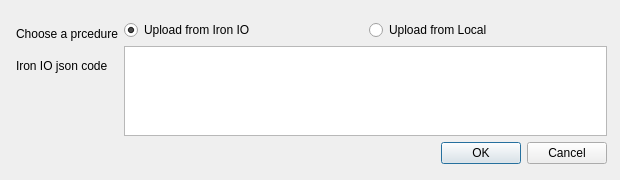
<?xml version="1.0" encoding="UTF-8"?>
<ui version="4.0">
 <class>edit_upload</class>
 <widget class="QDialog" name="edit_upload">
  <property name="geometry">
   <rect>
    <x>0</x>
    <y>0</y>
    <width>620</width>
    <height>180</height>
   </rect>
  </property>
  <property name="minimumSize">
   <size>
    <width>620</width>
    <height>180</height>
   </size>
  </property>
  <property name="maximumSize">
   <size>
    <width>620</width>
    <height>180</height>
   </size>
  </property>
  <property name="windowTitle">
   <string>Edit &amp; Upload</string>
  </property>
  <widget class="QWidget" name="formLayoutWidget">
   <property name="geometry">
    <rect>
     <x>16</x>
     <y>20</y>
     <width>591</width>
     <height>144</height>
    </rect>
   </property>
   <layout class="QFormLayout" name="formLayout">
    <item row="0" column="0">
     <layout class="QVBoxLayout" name="verticalLayout">
      <item>
       <widget class="QLabel" name="label">
        <property name="text">
         <string>Choose a prcedure</string>
        </property>
       </widget>
      </item>
      <item>
       <widget class="QLabel" name="label_2">
        <property name="text">
         <string>Iron IO json code</string>
        </property>
       </widget>
      </item>
     </layout>
    </item>
    <item row="0" column="1">
     <layout class="QVBoxLayout" name="verticalLayout_2">
      <item>
       <layout class="QHBoxLayout" name="horizontalLayout">
        <item>
         <widget class="QRadioButton" name="radioButton_2">
          <property name="text">
           <string>Upload from Iron IO</string>
          </property>
          <property name="checked">
           <bool>true</bool>
          </property>
         </widget>
        </item>
        <item>
         <widget class="QRadioButton" name="radioButton">
          <property name="text">
           <string>Upload from Local</string>
          </property>
         </widget>
        </item>
       </layout>
      </item>
      <item>
       <widget class="QPlainTextEdit" name="plainTextEdit"/>
      </item>
     </layout>
    </item>
    <item row="1" column="1">
     <widget class="QDialogButtonBox" name="buttonBox">
      <property name="orientation">
       <enum>Qt::Horizontal</enum>
      </property>
      <property name="standardButtons">
       <set>QDialogButtonBox::Cancel|QDialogButtonBox::Ok</set>
      </property>
     </widget>
    </item>
   </layout>
  </widget>
 </widget>
 <resources/>
 <connections>
  <connection>
   <sender>buttonBox</sender>
   <signal>accepted()</signal>
   <receiver>edit_upload</receiver>
   <slot>accept()</slot>
   <hints>
    <hint type="sourcelabel">
     <x>248</x>
     <y>254</y>
    </hint>
    <hint type="destinationlabel">
     <x>157</x>
     <y>274</y>
    </hint>
   </hints>
  </connection>
  <connection>
   <sender>buttonBox</sender>
   <signal>rejected()</signal>
   <receiver>edit_upload</receiver>
   <slot>reject()</slot>
   <hints>
    <hint type="sourcelabel">
     <x>316</x>
     <y>260</y>
    </hint>
    <hint type="destinationlabel">
     <x>286</x>
     <y>274</y>
    </hint>
   </hints>
  </connection>
 </connections>
</ui>
